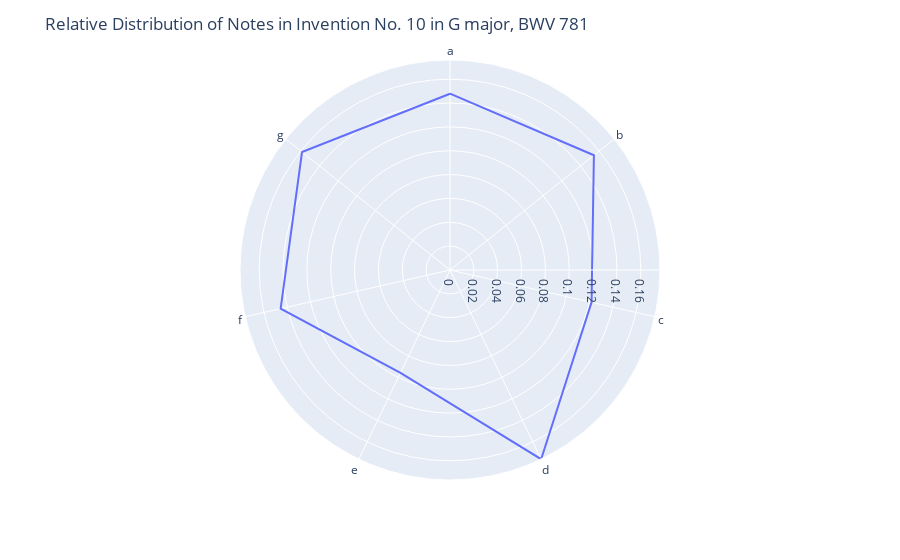

Source (notebook cell):
### Markdown cell above
### 5E. A Radar Plot of Those Pitches

```python
categories = list(counted_notes.index)
angles = [n / len(categories) * 2 * math.pi for n in range(len(categories))]
angles += angles[:1]

# Create the polar plot
fig = px.line_polar(counted_notes, 
                    r=counted_notes["Scaled_Count"], 
                    theta=categories, 
                    line_close=True)
# Create title for the chart
fig.update_layout(title_text="Relative Distribution of Notes in " + soup.find('title').text.strip())
fig.show()
```

### Code cell
categories = list(counted_notes['Note'])
angles = [n / len(categories) * 2 * math.pi for n in range(len(categories))]
angles += angles[:1]

# Create the polar plot
fig = px.line_polar(counted_notes, 
                    r=counted_notes["Scaled_Count"], 
                    theta=categories, 
                    line_close=True)
# Create title for the chart
fig.update_layout(title_text="Relative Distribution of Notes in " + soup.find('title').text.strip())
fig.show()

### Figure 1 — Plotly figure (JSON) as saved in the notebook; plotly's stock layout.template omitted (floating-point values rounded to 4 significant figures)
{"data": [{"hovertemplate": "Scaled_Count=%{r}<br>theta=%{theta}<extra></extra>", "legendgroup": "", "line": {"color": "#636efa", "dash": "solid"}, "marker": {"symbol": "circle"}, "mode": "lines", "name": "", "r": [0.1478, 0.1543, 0.1217, 0.1761, 0.09565, 0.1457, 0.1587, 0.1478], "showlegend": false, "subplot": "polar", "theta": ["a", "b", "c", "d", "e", "f", "g", "a"], "type": "scatterpolar"}], "layout": {"autosize": true, "legend": {"tracegroupgap": 0}, "margin": {"t": 60}, "polar": {"angularaxis": {"direction": "clockwise", "rotation": 90, "type": "category"}, "domain": {"x": [0, 1], "y": [0, 1]}, "radialaxis": {"autorange": true, "range": [0, 0.1761], "type": "linear"}}, "title": {"text": "Relative Distribution of Notes in Invention No. 10 in G major, BWV 781"}}}
